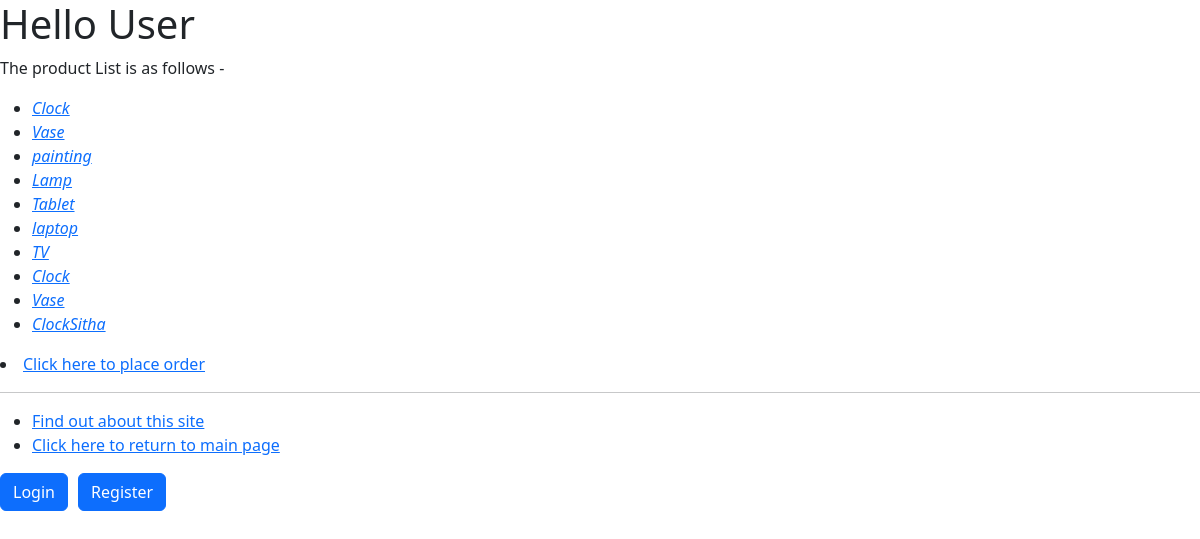
The page /myapp/products/ on the database its author committed.
### myapp/models.py (models this page shows, shortened)
class Product(models.Model):
    category = models.ForeignKey(Category, related_name='products', on_delete=models.CASCADE)
    name = models.CharField(max_length=200)
    price = models.DecimalField(max_digits=10, decimal_places=2)
    stock = models.PositiveIntegerField(default=100, validators=[MinValueValidator(0), MaxValueValidator(1000)])
    available = models.BooleanField(default=True)
    description = models.CharField(max_length=200, blank=True, null=True)
    interested = models.PositiveIntegerField(default=0)

### myapp/views.py (the view)
# urls.py: path(r'products/', views.products, name='product'),
def products(request):
    prodlist = Product.objects.all().order_by('id')[:10]
    return render(request, 'myapp/products.html', {'prodlist': prodlist})

### templates/myapp/products.html
{% extends 'myapp/base.html' %}
{% block body_block %}
<p>The product List is as follows - </p>
<ul>
    {% for product in prodlist %}
        <li><i><a href={% url 'techavant:index' %}products/{{ product.id }}> {{ product.name}}</a></i> </li>
    {% endfor %}
</ul>
    <li class="hbar1"><a href="{% url 'techavant:index' %}place_order">Click here to place order</a><br /></li>
{% endblock %}

### rows shown on the page
Product: name "Clock"
Product: name "Vase"
Product: name "painting"
Product: name "Lamp"
Product: name "Tablet"
Product: name "laptop"
Product: name "TV"
Product: name "Clock"
Product: name "Vase"
Product: name "ClockSitha"
